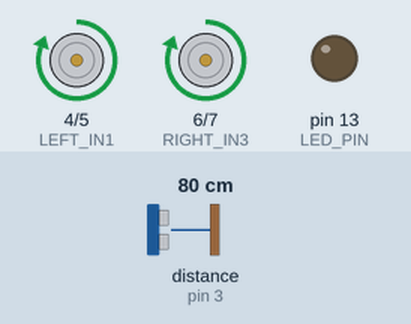
Simulated run of this sketch. Board: Arduino Uno, built with avr-gcc and run on an emulated ATmega328P. On the bench: motor-driver pin pairs drawn as motors (green arrow = first pin HIGH = forward, orange = second pin HIGH = backward, longer = more drive), output pins drawn as LEDs (lit = HIGH). Wiring (inferred from the names in the program): ultrasonic range finder: trigger pin 2; echo pin 3. The test bench sets the inputs (shaded band); at power-on: distance to the obstacle (sensor on pin 3) 80 cm. The echo pulse lasts 58.3 µs per cm; random numbers use the default seed unless the sketch sets one; pins used as bus, display or sensor lines are not drawn.

Above: at 2.0 s.
2.1 s: distance to the obstacle (sensor on pin 3) set to 34 cm
3.6 s: distance to the obstacle (sensor on pin 3) set to 27 cm
At 4.6 s:
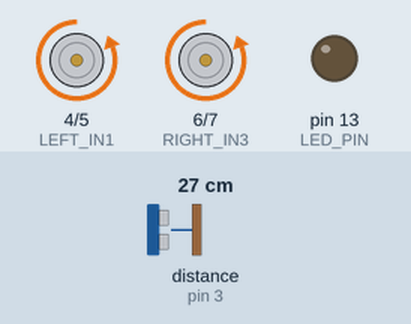
At 5.4 s:
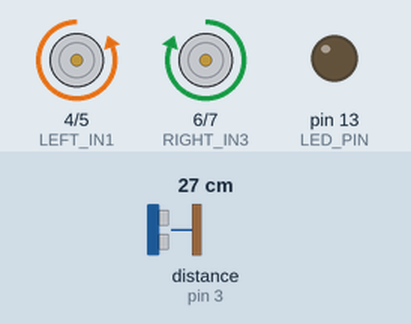
Timing chart, 0 to 12.6 s (numbered marks = the images above; inputs shaded):
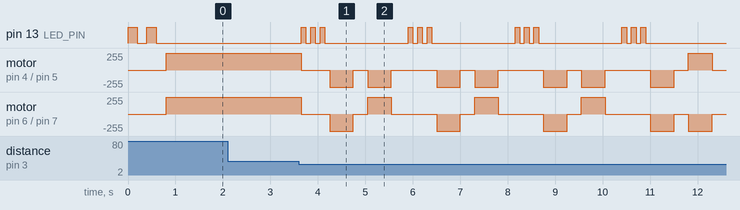

Measured:
- the behaviour switches between 31 and 30 cm on distance to the obstacle (sensor on pin 3) (found by bisection; images 0 and 1)
- after the input at 2.1 s, every drawn part: stays the same

The sketch:

rover-avoids-obstacles-v1.ino
```cpp
// Скетч ровера объезжающего препятствия

// Пин для светодиода
#define LED_PIN 13

// Пины для ультразвукового датчика HC-SR04
#define TRIG_PIN 2
#define ECHO_PIN 3

// Пины для драйвера двигателей MX1508
#define LEFT_IN1 4   // Левый двигатель +
#define LEFT_IN2 5   // Левый двигатель -
#define RIGHT_IN3 6  // Правый двигатель +
#define RIGHT_IN4 7  // Правый двигатель -

// Константы
#define STOP_DISTANCE 30      // Дистанция остановки (см)
#define OBSTACLE_DISTANCE 20  // Дистанция обнаружения препятствия (см)
#define BACKUP_TIME 500       // Время движения назад (мс)
#define TURN_TIME 500         // Время поворота (мс)

void setup() {
  // Инициализация пинов
  pinMode(LED_PIN, OUTPUT);
  pinMode(TRIG_PIN, OUTPUT);
  pinMode(ECHO_PIN, INPUT);
  pinMode(LEFT_IN1, OUTPUT);
  pinMode(LEFT_IN2, OUTPUT);
  pinMode(RIGHT_IN3, OUTPUT);
  pinMode(RIGHT_IN4, OUTPUT);

  // Короткий сигнал готовности
  blinkLED(2, 200);
}

void loop() {
  float distance = getDistance();

  if (distance > STOP_DISTANCE) {
    // Свободный путь - движение вперед
    moveForward();
    digitalWrite(LED_PIN, LOW);
  }
  else {
    // Препятствие обнаружено
    stopAllMotors();
    blinkLED(3, 100);
    avoidObstacle();
  }

  delay(50);
}

void avoidObstacle() {
  // 1. Движение назад
  moveBackward();
  delay(BACKUP_TIME);
  stopAllMotors();
  delay(300);

  // 2. Поворот (выбираем случайное направление)
  if (random(2) == 0) {
    turnRight();
  } else {
    turnLeft();
  }
  delay(TURN_TIME);
  stopAllMotors();
  delay(300);
}

// Базовые функции движения
void moveForward() {
  digitalWrite(LEFT_IN1, HIGH);
  digitalWrite(LEFT_IN2, LOW);
  digitalWrite(RIGHT_IN3, HIGH);
  digitalWrite(RIGHT_IN4, LOW);
}

void moveBackward() {
  digitalWrite(LEFT_IN1, LOW);
  digitalWrite(LEFT_IN2, HIGH);
  digitalWrite(RIGHT_IN3, LOW);
  digitalWrite(RIGHT_IN4, HIGH);
}

void turnRight() {
  digitalWrite(LEFT_IN1, HIGH);
  digitalWrite(LEFT_IN2, LOW);
  digitalWrite(RIGHT_IN3, LOW);
  digitalWrite(RIGHT_IN4, HIGH);
}

void turnLeft() {
  digitalWrite(LEFT_IN1, LOW);
  digitalWrite(LEFT_IN2, HIGH);
  digitalWrite(RIGHT_IN3, HIGH);
  digitalWrite(RIGHT_IN4, LOW);
}

void stopAllMotors() {
  digitalWrite(LEFT_IN1, LOW);
  digitalWrite(LEFT_IN2, LOW);
  digitalWrite(RIGHT_IN3, LOW);
  digitalWrite(RIGHT_IN4, LOW);
}

// Работа с дальномером
float getDistance() {
  digitalWrite(TRIG_PIN, LOW);
  delayMicroseconds(2);
  digitalWrite(TRIG_PIN, HIGH);
  delayMicroseconds(10);
  digitalWrite(TRIG_PIN, LOW);

  long duration = pulseIn(ECHO_PIN, HIGH);
  return duration * 0.034 / 2;
}

// Индикация
void blinkLED(int count, int delayTime) {
  for (int i = 0; i < count; i++) {
    digitalWrite(LED_PIN, HIGH);
    delay(delayTime);
    digitalWrite(LED_PIN, LOW);
    delay(delayTime);
  }
}
```
